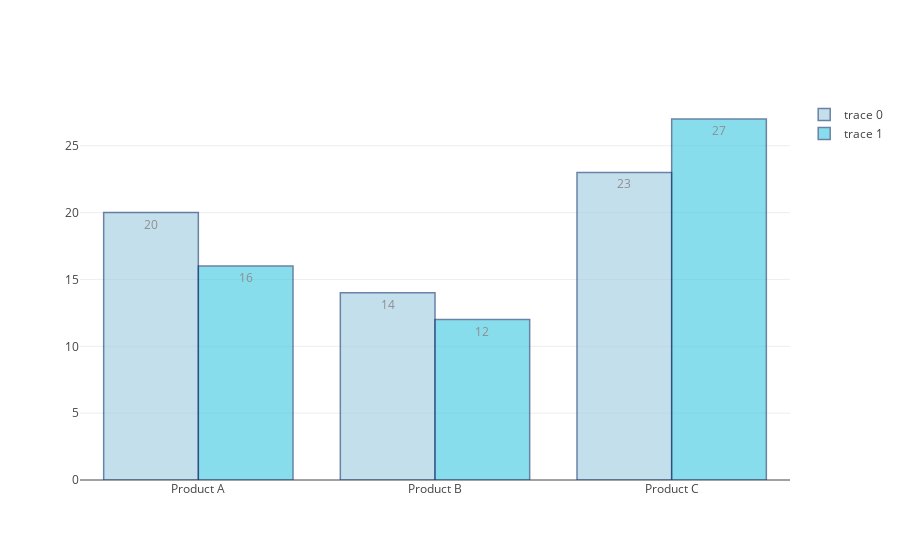

This figure's notebook cell:
### Markdown cell above
### Metric 3

### Code cell
x = ['Product A', 'Product B', 'Product C']
y = [20, 14, 23]
y2 = [16,12,27]

trace1 = go.Bar(
    x=x,
    y=y,
    text=y,
    textposition = 'auto',
    marker=dict(
        color='rgb(158,202,225)',
        line=dict(
            color='rgb(8,48,107)',
            width=1.5),
        ),
    opacity=0.6
)

trace2 = go.Bar(
    x=x,
    y=y2,
    text=y2,
    textposition = 'auto',
    marker=dict(
        color='rgb(58,200,225)',
        line=dict(
            color='rgb(8,48,107)',
            width=1.5),
        ),
    opacity=0.6
)

data = [trace1,trace2]

plotly.offline.iplot(
    data, 
    filename='grouped-bar-direct-labels', 
    image='png'
)

### Figure 1 — Plotly figure (JSON) as saved in the notebook; plotly's stock layout.template omitted (floating-point values rounded to 4 significant figures)
{"data": [{"marker": {"color": "rgb(158,202,225)", "line": {"color": "rgb(8,48,107)", "width": 1.5}}, "opacity": 0.6, "text": ["20", "14", "23"], "textposition": "auto", "type": "bar", "uid": "d791f7ee-30a9-4400-9aa4-5d51b051e06b", "x": ["Product A", "Product B", "Product C"], "y": [20, 14, 23]}, {"marker": {"color": "rgb(58,200,225)", "line": {"color": "rgb(8,48,107)", "width": 1.5}}, "opacity": 0.6, "text": ["16", "12", "27"], "textposition": "auto", "type": "bar", "uid": "3ddedaab-48eb-49cc-ad3d-595ce604f941", "x": ["Product A", "Product B", "Product C"], "y": [16, 12, 27]}], "layout": {}}
